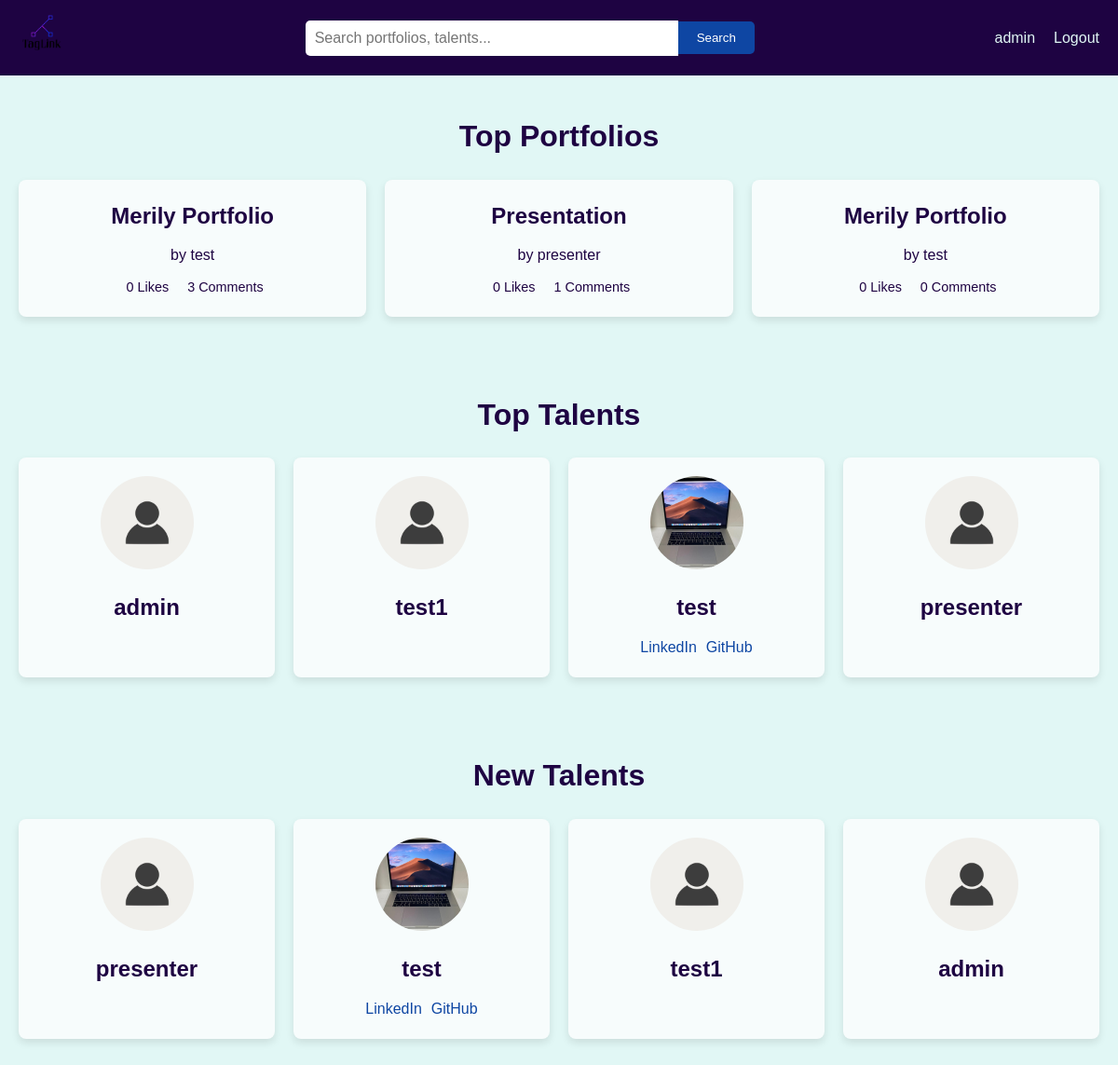
The page /home/home-page (signed in) on the database its author committed.
### user/models.py (models this page shows, shortened)
class User(AbstractUser):
    email = models.EmailField(unique=True, blank=False, null=False)  # Overriding the inherited field
    profile_picture = models.ImageField(upload_to='profile_pictures/', default='profile_pictures/default.jpg', blank=True, null=True)
    bio = models.TextField(blank=True, null=True)
    date_joined = models.DateTimeField(auto_now_add=True)

### portfolio/models.py (models this page shows, shortened)
class Portfolio(models.Model):
    user = models.ForeignKey(settings.AUTH_USER_MODEL, on_delete=models.CASCADE, related_name='portfolios')
    title = models.CharField(max_length=200)
    description = models.TextField()
    tags = models.ManyToManyField(Tag, related_name='portfolios', blank=True)
    date_created = models.DateTimeField(auto_now_add=True)

### home/views.py (the view)
# urls.py: path('home-page', views.home, name='home-page'),
def home(request):
    top_portfolios = Portfolio.objects.annotate(
        num_likes=Count('interactions', filter=Q(interactions__liked=True)),
        num_comments=Count('interactions', filter=Q(interactions__comment__isnull=False))
    ).order_by('-num_likes', '-num_comments')[:4]
    users_with_likes = []
    for user in User.objects.all():
        total_likes = Portfolio.objects.filter(user=user).aggregate(
            total_likes=Sum('interactions__liked', filter=Q(interactions__liked=True))
        )['total_likes'] or 0
        users_with_likes.append((user, total_likes))
    top_talents = sorted(users_with_likes, key=lambda x: x[1], reverse=True)[:4]
    context = {
        'top_portfolios': top_portfolios,
        'top_talents': [user[0] for user in top_talents],
        'new_talents': User.objects.order_by('-date_joined')[:4],
    }
    return render(request, 'home.html', context)

### templates/home.html (shortened to what this page needs)
{% load static %}
<!DOCTYPE html>
<html lang="en">
<head>
    <link rel="stylesheet" href="{% static 'css/home.css' %}">
</head>
<body>
    <nav class="navbar">
        <div class="navbar-container">
            <a href="home-page" class="logo">
                <img src="{% static 'icons/logo.png' %}" alt="Logo" width="50" height="50">
            </a>
            <div class="search-bar">
                <input type="text" placeholder="Search portfolios, talents..." class="search-input">
                <button class="search-button">Search</button>
            </div>
            <ul class="nav-links">
                {% if user %}
                    <li><a href="{% url 'user-profile' %}" class="nav-link">{{ user.username }}</a></li>
                    <li><a href="{% url 'logout' %}" class="nav-link">Logout</a></li>
                {% else %}
                    <li><a href="{% url 'login' %}" class="nav-link">Login</a></li>
                    <li><a href="{% url 'register' %}" class="nav-link signup">Signup</a></li>
                {% endif %}
            </ul>
        </div>
    </nav>
    <section class="top-portfolios">
        <h2>Top Portfolios</h2>
        <div class="portfolio-grid">
            {% for portfolio in top_portfolios %}
            <div class="portfolio-card">
                <h3>{{ portfolio.title }}</h3>
                <p>by <span class="portfolio-owner">{{ portfolio.user.username }}</span></p>
                <div class="portfolio-stats">
                    <span> {{ portfolio.num_likes }} Likes</span>
                    <span> {{ portfolio.num_comments }} Comments</span>
                </div>
            </div>
            {% endfor %}
        </div>
    </section>
    <section class="top-talents">
        <h2>Top Talents</h2>
        <div class="talent-grid">
            {% for talent in top_talents %}
            <div class="talent-card">
                {% if talent.profile_picture %}
                    <img src="{{ talent.profile_picture.url }}" alt="{{ talent.username }}" class="talent-picture">
                {% else %}
                    <img src="{% static 'icons/profile-pics-default.jpg' %}" alt="{{ talent.username }}" class="talent-picture" width="100" height="100">
                {% endif %}
                <h3 class="talent-name">{{ talent.username }}</h3>
                <div class="social-tags">
                    {% if talent.socialtags.linkedin %}<a href="{{ talent.socialtags.linkedin }}" class="social-link">LinkedIn</a>{% endif %}
                    {% if talent.socialtags.github %}<a href="{{ talent.socialtags.github }}" class="social-link">GitHub</a>{% endif %}
                </div>
            </div>
            {% endfor %}
        </div>
    </section>
    <section class="new-talents">
        <h2>New Talents</h2>
        <div class="talent-grid">
            {% for talent in new_talents %}
            <div class="talent-card">
                {% if talent.profile_picture %}
                    <img src="{{ talent.profile_picture.url }}" alt="{{ talent.username }}" class="talent-picture">
                {% else %}
                    <img src="{% static 'icons/profile-pics-default.jpg' %}" alt="{{ talent.username }}" class="talent-picture" width="100" height="100">
                {% endif %}
                <h3 class="talent-name">{{ talent.username }}</h3>
                <div class="social-tags">
                    {% if talent.socialtags.linkedin %}<a href="{{ talent.socialtags.linkedin }}" class="social-link">LinkedIn</a>{% endif %}
                    {% if talent.socialtags.github %}<a href="{{ talent.socialtags.github }}" class="social-link">GitHub</a>{% endif %}
                </div>
            </div>
            {% endfor %}
        </div>
    </section>
</body>
</html>

### static/css/home.css (style rules this page uses)
* { margin: 0; padding: 0; box-sizing: border-box; }
body { font-family: 'Arial', sans-serif; line-height: 1.6; background-color: #E1F7F5; color: #1E0342; }
.navbar { position: sticky; top: 0; width: 100%; background-color: #1E0342; padding: 10px 20px; z-index: 1000; display: flex; align-items: center; justify-content: space-between; }
.navbar-container { display: flex; align-items: center; width: 100%; }
.logo { font-size: 1.5rem; color: #E1F7F5; text-decoration: none; flex-shrink: 0; }
.search-bar { display: flex; align-items: center; flex: 1; justify-content: center; margin: 0 20px; }
.search-input { width: 100%; max-width: 400px; padding: 10px; border: none; border-radius: 5px 0 0 5px; font-size: 1rem; }
.search-button { padding: 10px 20px; background-color: #0E46A3; color: #fff; border: none; border-radius: 0 5px 5px 0; cursor: pointer; }
.nav-links { list-style: none; display: flex; gap: 20px; flex-shrink: 0; }
.nav-link { color: #E1F7F5; text-decoration: none; font-size: 1rem; transition: color 0.3s ease; }
section { padding: 40px 20px; }
h2 { font-size: 2rem; margin-bottom: 20px; color: #1E0342; text-align: center; }
.portfolio-grid, .talent-grid { display: grid; grid-template-columns: repeat(auto-fit, minmax(200px, 1fr)); gap: 20px; }
.portfolio-card, .talent-card { background-color: #F7FCFC; padding: 20px; border-radius: 8px; box-shadow: 0 4px 8px rgba(0, 0, 0, 0.1); transition: transform 0.3s ease; cursor: pointer; text-align: center; }
.portfolio-card h3, .talent-card h3 { margin-bottom: 10px; font-size: 1.5rem; }
.portfolio-card p, .talent-card p { font-size: 1rem; }
.portfolio-stats { display: flex; justify-content: center; gap: 15px; margin-top: 10px; }
.portfolio-stats span { display: flex; align-items: center; font-size: 0.9rem; color: #1E0342; }
.talent-picture { width: 100px; height: 100px; border-radius: 50%; margin-bottom: 15px; }
.talent-name { font-size: 1.2rem; margin-bottom: 10px; }
.social-tags { display: flex; justify-content: center; gap: 10px; }
.social-link { color: #0E46A3; text-decoration: none; font-size: 1rem; transition: color 0.3s ease; }

### rows shown on the page
User: username "admin"
Portfolio: title "Merily Portfolio", user.username "test", num_likes "0", num_comments "3"
Portfolio: title "Presentation", user.username "presenter", num_likes "0", num_comments "1"
Portfolio: title "Merily Portfolio", user.username "test", num_likes "0", num_comments "0"
User: username "test1"
User: profile_picture (picture), username "test"
User: profile_picture (placeholder picture), username "presenter"
